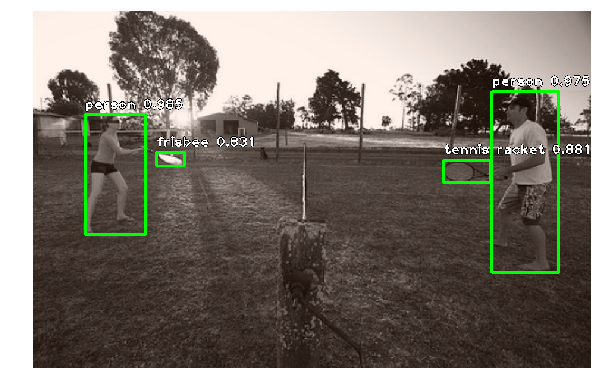
#> input picture images/coco1.png, 601 x 392 px
$ python -i MyGenerator.py   (imports and definitions only)
#> lines starting #> are read from the running program, lines starting #| are printed output that depends on the picture
#coding=utf-8
import os
import sys
import numpy as np
from PIL import Image,ImageFile
ImageFile.LOAD_TRUNCATED_IMAGES = True
from keras.preprocessing.image import ImageDataGenerator

class MyGenerator(object) :
    def __init__(self,rescale = 1./255, num_classes=2,  *args, **kwargs):
        self.rescale = rescale

    def get_file_len(self, file):
        return len(open(file, 'r').read().splitlines())

    # [67 lines left out: functions label_generator, shuffle, not called in this run]

    def get_x_path_list(self):
        return self.x_path_list


class Encoder(object):
    def __init__(self,rescale = 1.0):
        self.rescale=rescale

    def arraylize(self,path,size = (299,299),fovea = False):
#> called with path = '../images/coco1.png', size = (299, 299), fovea = False
        col,row = size
        try:
            img = Image.open(path)
#> img is the input picture: PIL image 601x392 RGBA; mean R, G, B, A 130.1, 123.7, 115, 215.6
            if img.mode != 'RGB': img = img.convert('RGB')
#> img: PIL image 601x392 RGB
            if fovea:
                img_x,img_y = img.size
                img_x /=2
                img_y /=2
                region = (int(img_x-col/2),int(img_y-row/2),
                            int(img_x+col/2),int(img_y+row/2))
                img = img.crop(region)
                if img.size != (col,row):
                    img = img.resize((col,row))
            else:
                img = img.resize((col,row))
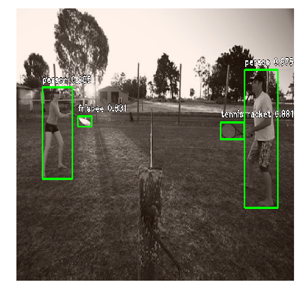
#> img: PIL image 299x299 RGB; mean R, G, B 130.1, 123.5, 114.9
            img_arr = np.array(img)
            # img_arr[:,:,0] -= 104
            # img_arr[:,:,1] -= 117
            # img_arr[:,:,2] -= 123
            img_arr = img_arr*self.rescale
        except:
            img_arr = np.zeros([size[0],size[1],3])
            print ("img broken:{}".format(path))
        return img_arr

    # [17 lines left out: functions onehot, batch_arraylize, batch_onehot, not called in this run]

class CascadeGenerator:
    def __init__(self,rescale = 1./255):
        self.rescale = rescale


    # [88 lines left out: functions label_generator, test_generator, shuffle, not called in this run]

    def get_x_path_list(self):
        return self.x_path_list


# [2 lines not run here, left out]

>>> result = Encoder().arraylize('../images/coco1.png')

$ run again, on images/coco2.png
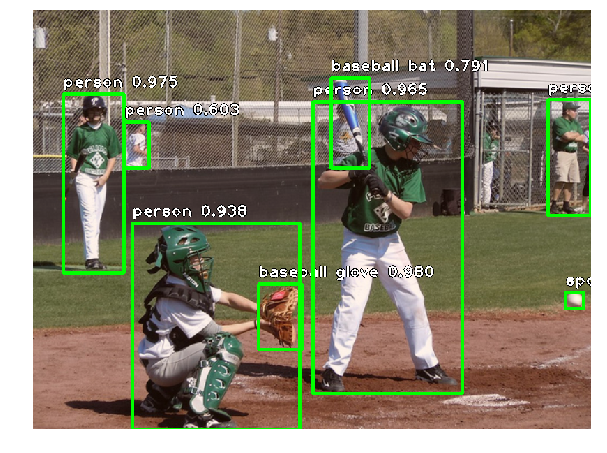
#> input picture images/coco2.png, 607 x 453 px
#> in arraylize, img is the input picture: PIL image 607x453 RGBA; mean R, G, B, A 136, 132.5, 110.8, 216.8
#> in arraylize, `img = img.resize((col,row))`:
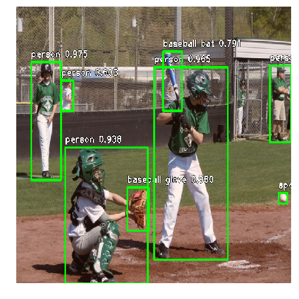
#> img: PIL image 299x299 RGB; mean R, G, B 136, 132.3, 110.8

$ run again, on images/coco3.png
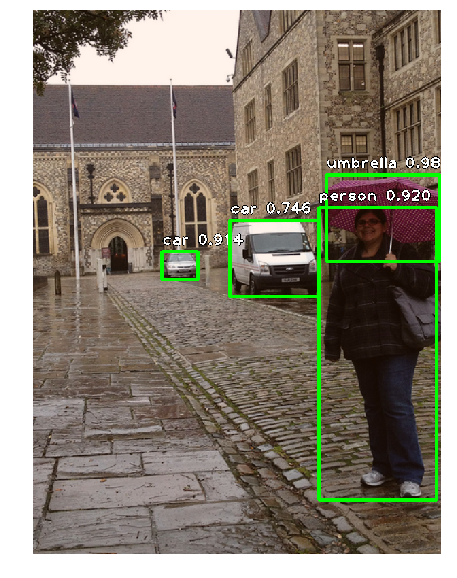
#> input picture images/coco3.png, 457 x 578 px
#> in arraylize, img is the input picture: PIL image 457x578 RGBA; mean R, G, B, A 136.7, 129.4, 115.5, 214.3
#> in arraylize, `img = img.resize((col,row))`:
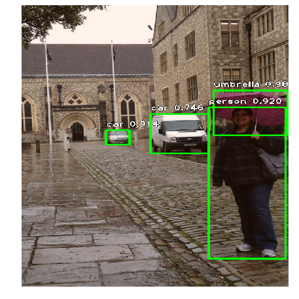
#> img: PIL image 299x299 RGB; mean R, G, B 136.7, 129.2, 115.4
